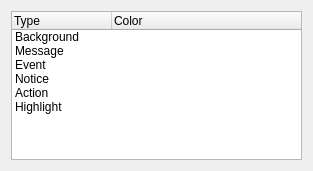
<?xml version="1.0" encoding="UTF-8"?>
<ui version="4.0">
 <class>ColorsWizardPage</class>
 <widget class="QWizardPage" name="ColorsWizardPage">
  <property name="geometry">
   <rect>
    <x>0</x>
    <y>0</y>
    <width>313</width>
    <height>171</height>
   </rect>
  </property>
  <property name="title">
   <string>Color settings</string>
  </property>
  <property name="subTitle">
   <string>Define message colors</string>
  </property>
  <layout class="QVBoxLayout" name="verticalLayout">
   <item>
    <widget class="TreeWidget" name="treeWidget">
     <property name="rootIsDecorated">
      <bool>false</bool>
     </property>
     <property name="uniformRowHeights">
      <bool>true</bool>
     </property>
     <property name="allColumnsShowFocus">
      <bool>true</bool>
     </property>
     <column>
      <property name="text">
       <string>Type</string>
      </property>
     </column>
     <column>
      <property name="text">
       <string>Color</string>
      </property>
     </column>
     <item>
      <property name="text">
       <string>Background</string>
      </property>
      <property name="flags">
       <set>ItemIsSelectable|ItemIsEditable|ItemIsEnabled</set>
      </property>
     </item>
     <item>
      <property name="text">
       <string>Message</string>
      </property>
      <property name="flags">
       <set>ItemIsSelectable|ItemIsEditable|ItemIsEnabled</set>
      </property>
     </item>
     <item>
      <property name="text">
       <string>Event</string>
      </property>
      <property name="text">
       <string/>
      </property>
      <property name="flags">
       <set>ItemIsSelectable|ItemIsEditable|ItemIsEnabled</set>
      </property>
     </item>
     <item>
      <property name="text">
       <string>Notice</string>
      </property>
      <property name="flags">
       <set>ItemIsSelectable|ItemIsEditable|ItemIsEnabled</set>
      </property>
     </item>
     <item>
      <property name="text">
       <string>Action</string>
      </property>
      <property name="flags">
       <set>ItemIsSelectable|ItemIsEditable|ItemIsEnabled</set>
      </property>
     </item>
     <item>
      <property name="text">
       <string>Highlight</string>
      </property>
      <property name="flags">
       <set>ItemIsSelectable|ItemIsEditable|ItemIsEnabled</set>
      </property>
     </item>
    </widget>
   </item>
  </layout>
 </widget>
 <customwidgets>
  <customwidget>
   <class>TreeWidget</class>
   <extends>QTreeWidget</extends>
   <header>treewidget.h</header>
  </customwidget>
 </customwidgets>
 <resources/>
 <connections/>
</ui>
